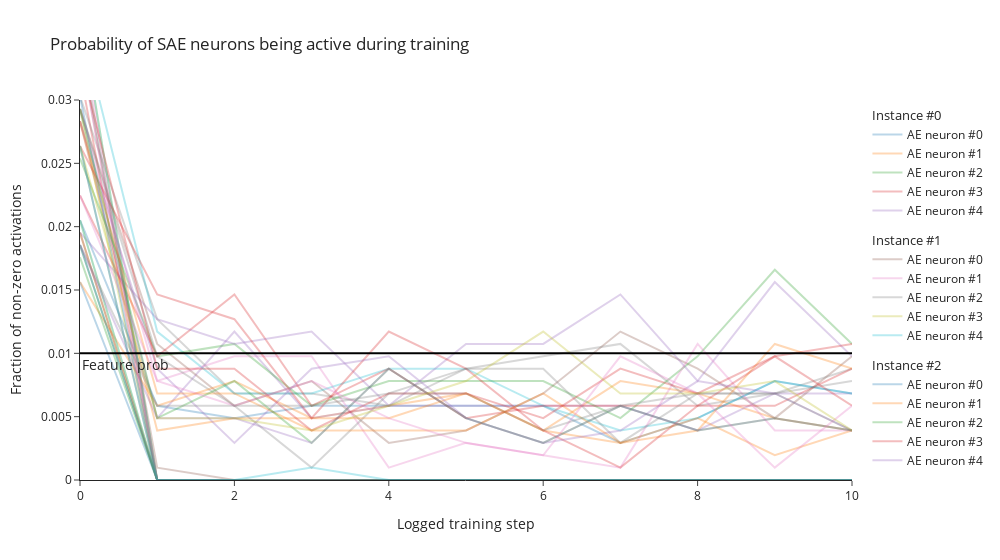

Notebook cell for this chart:
### Markdown cell above
That doesn't look good!  Many of the SAE's encoder weights (features) are zero! And the decoder weights (features) corresponding to the zero-encoder weights are pointing in essentially random directions.

Let's dig into this further by looking at feature sparsity levels over training. We should find that there are 2 types of features: ones which converge roughly to the expected `feature_probability` (which we set to $0.01$ previously), and ones which quickly converge to zero. These latter neurons are **"dead autoencoder features"**, and they're an annoying problem when training SAEs.

### Code cell
"""Plot fraction of non-zero activations for neurons (features) over training."""

def frac_active_line_plot(
    frac_active: Float[Tensor, "n_steps n_instances n_hidden_ae"],
    feature_probability: float,
):
    """Plots the fraction of non-zero activations for neurons over training."""
    n_steps, n_instances, n_hidden_ae = frac_active.shape
    y_max = feature_probability * 3
    fig = go.Figure(
        layout=dict(
            template="simple_white",
            title="Probability of SAE neurons being active during training",
            xaxis_title="Logged training step",
            yaxis_title="Fraction of non-zero activations",
            yaxis_range=[0, y_max],
            width=1000,
        )
    )
    # Add a curve for each neuron for each instance.
    for inst in range(n_instances):
        for neuron in range(n_hidden_ae):
            fig.add_trace(
                go.Scatter(
                    x=list(range(0, n_steps)),
                    y=frac_active[:, inst, neuron],
                    name=f"AE neuron #{neuron}",
                    mode="lines",
                    opacity=0.3,
                    legendgroup=f"Instance #{inst}",
                    legendgrouptitle_text=f"Instance #{inst}",
                )
            )
    # Add a horizontal line for the feature probability, and show figure.
    fig.add_hline(
        y=feature_probability,
        opacity=1,
        line=dict(color="black", width=2),
        annotation_text="Feature prob",
        annotation_position="bottom left",
        annotation_font_size=14,
    )
    fig.show()


# Plot it.
frac_active_line_plot(
    frac_active=torch.stack(data_log["frac_active"], dim=0),  # turn 2d list into 3d tensor
    feature_probability=feature_probability
)

### Figure 1 — Plotly figure (JSON) as saved in the notebook; plotly's stock layout.template omitted (floating-point values rounded to 4 significant figures)
{"data": [{"legendgroup": "Instance #0", "legendgrouptitle": {"text": "Instance #0"}, "mode": "lines", "name": "AE neuron #0", "opacity": 0.3, "type": "scatter", "x": [0, 1, 2, 3, 4, 5, 6, 7, 8, 9, 10], "y": [0.02051, 0.005859, 0.004883, 0.005859, 0.005859, 0.005859, 0.005859, 0.00293, 0.004883, 0.007812, 0.006836]}, {"legendgroup": "Instance #0", "legendgrouptitle": {"text": "Instance #0"}, "mode": "lines", "name": "AE neuron #1", "opacity": 0.3, "type": "scatter", "x": [0, 1, 2, 3, 4, 5, 6, 7, 8, 9, 10], "y": [0.02832, 0.003906, 0.004883, 0.004883, 0.005859, 0.006836, 0.003906, 0.007812, 0.006836, 0.004883, 0.003906]}, {"legendgroup": "Instance #0", "legendgrouptitle": {"text": "Instance #0"}, "mode": "lines", "name": "AE neuron #2", "opacity": 0.3, "type": "scatter", "x": [0, 1, 2, 3, 4, 5, 6, 7, 8, 9, 10], "y": [0.01855, 0, 0, 0, 0, 0, 0, 0, 0, 0, 0]}, {"legendgroup": "Instance #0", "legendgrouptitle": {"text": "Instance #0"}, "mode": "lines", "name": "AE neuron #3", "opacity": 0.3, "type": "scatter", "x": [0, 1, 2, 3, 4, 5, 6, 7, 8, 9, 10], "y": [0.03223, 0, 0, 0, 0, 0, 0, 0, 0, 0, 0]}, {"legendgroup": "Instance #0", "legendgrouptitle": {"text": "Instance #0"}, "mode": "lines", "name": "AE neuron #4", "opacity": 0.3, "type": "scatter", "x": [0, 1, 2, 3, 4, 5, 6, 7, 8, 9, 10], "y": [0.02832, 0.004883, 0.01172, 0.004883, 0.005859, 0.005859, 0.005859, 0.005859, 0.003906, 0.006836, 0.006836]}, {"legendgroup": "Instance #1", "legendgrouptitle": {"text": "Instance #1"}, "mode": "lines", "name": "AE neuron #0", "opacity": 0.3, "type": "scatter", "x": [0, 1, 2, 3, 4, 5, 6, 7, 8, 9, 10], "y": [0.0293, 0.01074, 0.005859, 0.007812, 0.00293, 0.003906, 0.006836, 0.01172, 0.008789, 0.004883, 0.009766]}, {"legendgroup": "Instance #1", "legendgrouptitle": {"text": "Instance #1"}, "mode": "lines", "name": "AE neuron #1", "opacity": 0.3, "type": "scatter", "x": [0, 1, 2, 3, 4, 5, 6, 7, 8, 9, 10], "y": [0.03613, 0, 0, 0, 0, 0, 0, 0, 0, 0, 0]}, {"legendgroup": "Instance #1", "legendgrouptitle": {"text": "Instance #1"}, "mode": "lines", "name": "AE neuron #2", "opacity": 0.3, "type": "scatter", "x": [0, 1, 2, 3, 4, 5, 6, 7, 8, 9, 10], "y": [0.03027, 0.0127, 0.006836, 0.006836, 0.005859, 0.008789, 0.009766, 0.01074, 0.005859, 0.006836, 0.008789]}, {"legendgroup": "Instance #1", "legendgrouptitle": {"text": "Instance #1"}, "mode": "lines", "name": "AE neuron #3", "opacity": 0.3, "type": "scatter", "x": [0, 1, 2, 3, 4, 5, 6, 7, 8, 9, 10], "y": [0.0293, 0, 0, 0, 0, 0, 0, 0, 0, 0, 0]}, {"legendgroup": "Instance #1", "legendgrouptitle": {"text": "Instance #1"}, "mode": "lines", "name": "AE neuron #4", "opacity": 0.3, "type": "scatter", "x": [0, 1, 2, 3, 4, 5, 6, 7, 8, 9, 10], "y": [0.03613, 0.01172, 0.006836, 0.006836, 0.008789, 0.008789, 0.005859, 0.003906, 0.004883, 0.007812, 0.006836]}, {"legendgroup": "Instance #2", "legendgrouptitle": {"text": "Instance #2"}, "mode": "lines", "name": "AE neuron #0", "opacity": 0.3, "type": "scatter", "x": [0, 1, 2, 3, 4, 5, 6, 7, 8, 9, 10], "y": [0.03027, 0, 0, 0, 0, 0, 0, 0, 0, 0, 0]}, {"legendgroup": "Instance #2", "legendgrouptitle": {"text": "Instance #2"}, "mode": "lines", "name": "AE neuron #1", "opacity": 0.3, "type": "scatter", "x": [0, 1, 2, 3, 4, 5, 6, 7, 8, 9, 10], "y": [0.01953, 0, 0, 0, 0, 0, 0, 0, 0, 0, 0]}, {"legendgroup": "Instance #2", "legendgrouptitle": {"text": "Instance #2"}, "mode": "lines", "name": "AE neuron #2", "opacity": 0.3, "type": "scatter", "x": [0, 1, 2, 3, 4, 5, 6, 7, 8, 9, 10], "y": [0.02539, 0.009766, 0.01074, 0.005859, 0.007812, 0.007812, 0.007812, 0.004883, 0.009766, 0.0166, 0.01074]}, {"legendgroup": "Instance #2", "legendgrouptitle": {"text": "Instance #2"}, "mode": "lines", "name": "AE neuron #3", "opacity": 0.3, "type": "scatter", "x": [0, 1, 2, 3, 4, 5, 6, 7, 8, 9, 10], "y": [0.02246, 0.009766, 0.01465, 0.005859, 0.008789, 0.004883, 0.005859, 0.005859, 0.005859, 0.005859, 0.008789]}, {"legendgroup": "Instance #2", "legendgrouptitle": {"text": "Instance #2"}, "mode": "lines", "name": "AE neuron #4", "opacity": 0.3, "type": "scatter", "x": [0, 1, 2, 3, 4, 5, 6, 7, 8, 9, 10], "y": [0.01953, 0.0127, 0.01074, 0.01172, 0.005859, 0.01074, 0.01074, 0.01465, 0.007812, 0.01562, 0.009766]}, {"legendgroup": "Instance #3", "legendgrouptitle": {"text": "Instance #3"}, "mode": "lines", "name": "AE neuron #0", "opacity": 0.3, "type": "scatter", "x": [0, 1, 2, 3, 4, 5, 6, 7, 8, 9, 10], "y": [0.03418, 0.0009766, 0, 0, 0, 0, 0, 0, 0, 0, 0]}, {"legendgroup": "Instance #3", "legendgrouptitle": {"text": "Instance #3"}, "mode": "lines", "name": "AE neuron #1", "opacity": 0.3, "type": "scatter", "x": [0, 1, 2, 3, 4, 5, 6, 7, 8, 9, 10], "y": [0.0293, 0.007812, 0.009766, 0.009766, 0.0009766, 0.00293, 0.001953, 0.0009766, 0.01074, 0.003906, 0.003906]}, {"legendgroup": "Instance #3", "legendgrouptitle": {"text": "Instance #3"}, "mode": "lines", "name": "AE neuron #2", "opacity": 0.3, "type": "scatter", "x": [0, 1, 2, 3, 4, 5, 6, 7, 8, 9, 10], "y": [0.0293, 0.009766, 0.005859, 0.0009766, 0.006836, 0.008789, 0.008789, 0.00293, 0.006836, 0.006836, 0.007812]}, {"legendgroup": "Instance #3", "legendgrouptitle": {"text": "Instance #3"}, "mode": "lines", "name": "AE neuron #3", "opacity": 0.3, "type": "scatter", "x": [0, 1, 2, 3, 4, 5, 6, 7, 8, 9, 10], "y": [0.03711, 0, 0, 0, 0, 0, 0, 0, 0, 0, 0]}, {"legendgroup": "Instance #3", "legendgrouptitle": {"text": "Instance #3"}, "mode": "lines", "name": "AE neuron #4", "opacity": 0.3, "type": "scatter", "x": [0, 1, 2, 3, 4, 5, 6, 7, 8, 9, 10], "y": [0.03711, 0, 0, 0, 0, 0, 0, 0, 0, 0, 0]}, {"legendgroup": "Instance #4", "legendgrouptitle": {"text": "Instance #4"}, "mode": "lines", "name": "AE neuron #0", "opacity": 0.3, "type": "scatter", "x": [0, 1, 2, 3, 4, 5, 6, 7, 8, 9, 10], "y": [0.01562, 0, 0, 0, 0, 0, 0, 0, 0, 0, 0]}, {"legendgroup": "Instance #4", "legendgrouptitle": {"text": "Instance #4"}, "mode": "lines", "name": "AE neuron #1", "opacity": 0.3, "type": "scatter", "x": [0, 1, 2, 3, 4, 5, 6, 7, 8, 9, 10], "y": [0.01562, 0.005859, 0.007812, 0.004883, 0.004883, 0.006836, 0.003906, 0.00293, 0.003906, 0.01074, 0.008789]}, {"legendgroup": "Instance #4", "legendgrouptitle": {"text": "Instance #4"}, "mode": "lines", "name": "AE neuron #2", "opacity": 0.3, "type": "scatter", "x": [0, 1, 2, 3, 4, 5, 6, 7, 8, 9, 10], "y": [0.01758, 0, 0, 0, 0, 0, 0, 0, 0, 0, 0]}, {"legendgroup": "Instance #4", "legendgrouptitle": {"text": "Instance #4"}, "mode": "lines", "name": "AE neuron #3", "opacity": 0.3, "type": "scatter", "x": [0, 1, 2, 3, 4, 5, 6, 7, 8, 9, 10], "y": [0.02637, 0.01465, 0.0127, 0.004883, 0.01172, 0.008789, 0.003906, 0.0009766, 0.005859, 0.009766, 0.005859]}, {"legendgroup": "Instance #4", "legendgrouptitle": {"text": "Instance #4"}, "mode": "lines", "name": "AE neuron #4", "opacity": 0.3, "type": "scatter", "x": [0, 1, 2, 3, 4, 5, 6, 7, 8, 9, 10], "y": [0.02832, 0.008789, 0.00293, 0.008789, 0.009766, 0.004883, 0.00293, 0.003906, 0.007812, 0.006836, 0.003906]}, {"legendgroup": "Instance #5", "legendgrouptitle": {"text": "Instance #5"}, "mode": "lines", "name": "AE neuron #0", "opacity": 0.3, "type": "scatter", "x": [0, 1, 2, 3, 4, 5, 6, 7, 8, 9, 10], "y": [0.01953, 0, 0, 0, 0, 0, 0, 0, 0, 0, 0]}, {"legendgroup": "Instance #5", "legendgrouptitle": {"text": "Instance #5"}, "mode": "lines", "name": "AE neuron #1", "opacity": 0.3, "type": "scatter", "x": [0, 1, 2, 3, 4, 5, 6, 7, 8, 9, 10], "y": [0.03418, 0, 0, 0, 0, 0, 0, 0, 0, 0, 0]}, {"legendgroup": "Instance #5", "legendgrouptitle": {"text": "Instance #5"}, "mode": "lines", "name": "AE neuron #2", "opacity": 0.3, "type": "scatter", "x": [0, 1, 2, 3, 4, 5, 6, 7, 8, 9, 10], "y": [0.03516, 0, 0, 0, 0, 0, 0, 0, 0, 0, 0]}, {"legendgroup": "Instance #5", "legendgrouptitle": {"text": "Instance #5"}, "mode": "lines", "name": "AE neuron #3", "opacity": 0.3, "type": "scatter", "x": [0, 1, 2, 3, 4, 5, 6, 7, 8, 9, 10], "y": [0.02051, 0, 0, 0, 0, 0, 0, 0, 0, 0, 0]}, {"legendgroup": "Instance #5", "legendgrouptitle": {"text": "Instance #5"}, "mode": "lines", "name": "AE neuron #4", "opacity": 0.3, "type": "scatter", "x": [0, 1, 2, 3, 4, 5, 6, 7, 8, 9, 10], "y": [0.02051, 0, 0, 0, 0, 0, 0, 0, 0, 0, 0]}, {"legendgroup": "Instance #6", "legendgrouptitle": {"text": "Instance #6"}, "mode": "lines", "name": "AE neuron #0", "opacity": 0.3, "type": "scatter", "x": [0, 1, 2, 3, 4, 5, 6, 7, 8, 9, 10], "y": [0.01855, 0, 0, 0, 0, 0, 0, 0, 0, 0, 0]}, {"legendgroup": "Instance #6", "legendgrouptitle": {"text": "Instance #6"}, "mode": "lines", "name": "AE neuron #1", "opacity": 0.3, "type": "scatter", "x": [0, 1, 2, 3, 4, 5, 6, 7, 8, 9, 10], "y": [0.02832, 0.006836, 0.006836, 0.003906, 0.003906, 0.003906, 0.006836, 0.00293, 0.004883, 0.001953, 0.003906]}, {"legendgroup": "Instance #6", "legendgrouptitle": {"text": "Instance #6"}, "mode": "lines", "name": "AE neuron #2", "opacity": 0.3, "type": "scatter", "x": [0, 1, 2, 3, 4, 5, 6, 7, 8, 9, 10], "y": [0.0293, 0.004883, 0.007812, 0.00293, 0.008789, 0.004883, 0.00293, 0.005859, 0.003906, 0.004883, 0.003906]}, {"legendgroup": "Instance #6", "legendgrouptitle": {"text": "Instance #6"}, "mode": "lines", "name": "AE neuron #3", "opacity": 0.3, "type": "scatter", "x": [0, 1, 2, 3, 4, 5, 6, 7, 8, 9, 10], "y": [0.0332, 0.008789, 0.008789, 0.003906, 0.006836, 0.006836, 0.004883, 0.008789, 0.006836, 0.009766, 0.01074]}, {"legendgroup": "Instance #6", "legendgrouptitle": {"text": "Instance #6"}, "mode": "lines", "name": "AE neuron #4", "opacity": 0.3, "type": "scatter", "x": [0, 1, 2, 3, 4, 5, 6, 7, 8, 9, 10], "y": [0.01855, 0.004883, 0.004883, 0.00293, 0.008789, 0.004883, 0.00293, 0.005859, 0.003906, 0.004883, 0.003906]}, {"legendgroup": "Instance #7", "legendgrouptitle": {"text": "Instance #7"}, "mode": "lines", "name": "AE neuron #0", "opacity": 0.3, "type": "scatter", "x": [0, 1, 2, 3, 4, 5, 6, 7, 8, 9, 10], "y": [0.02637, 0, 0, 0, 0, 0, 0, 0, 0, 0, 0]}, {"legendgroup": "Instance #7", "legendgrouptitle": {"text": "Instance #7"}, "mode": "lines", "name": "AE neuron #1", "opacity": 0.3, "type": "scatter", "x": [0, 1, 2, 3, 4, 5, 6, 7, 8, 9, 10], "y": [0.02246, 0.007812, 0.005859, 0.007812, 0.004883, 0.00293, 0.001953, 0.009766, 0.006836, 0.0009766, 0.005859]}, {"legendgroup": "Instance #7", "legendgrouptitle": {"text": "Instance #7"}, "mode": "lines", "name": "AE neuron #2", "opacity": 0.3, "type": "scatter", "x": [0, 1, 2, 3, 4, 5, 6, 7, 8, 9, 10], "y": [0.01855, 0.005859, 0.005859, 0.005859, 0.006836, 0.006836, 0.003906, 0.005859, 0.006836, 0.006836, 0.003906]}, {"legendgroup": "Instance #7", "legendgrouptitle": {"text": "Instance #7"}, "mode": "lines", "name": "AE neuron #3", "opacity": 0.3, "type": "scatter", "x": [0, 1, 2, 3, 4, 5, 6, 7, 8, 9, 10], "y": [0.02637, 0.004883, 0.004883, 0.003906, 0.005859, 0.007812, 0.01172, 0.006836, 0.006836, 0.007812, 0.003906]}, {"legendgroup": "Instance #7", "legendgrouptitle": {"text": "Instance #7"}, "mode": "lines", "name": "AE neuron #4", "opacity": 0.3, "type": "scatter", "x": [0, 1, 2, 3, 4, 5, 6, 7, 8, 9, 10], "y": [0.02637, 0, 0, 0.0009766, 0, 0, 0, 0, 0, 0, 0]}], "layout": {"annotations": [{"font": {"size": 14}, "showarrow": false, "text": "Feature prob", "x": 0, "xanchor": "left", "xref": "x domain", "y": 0.01, "yanchor": "top", "yref": "y"}], "shapes": [{"line": {"color": "black", "width": 2}, "opacity": 1, "type": "line", "x0": 0, "x1": 1, "xref": "x domain", "y0": 0.01, "y1": 0.01, "yref": "y"}], "title": {"text": "Probability of SAE neurons being active during training"}, "width": 1000, "xaxis": {"title": {"text": "Logged training step"}}, "yaxis": {"range": [0, 0.03], "title": {"text": "Fraction of non-zero activations"}}}}
